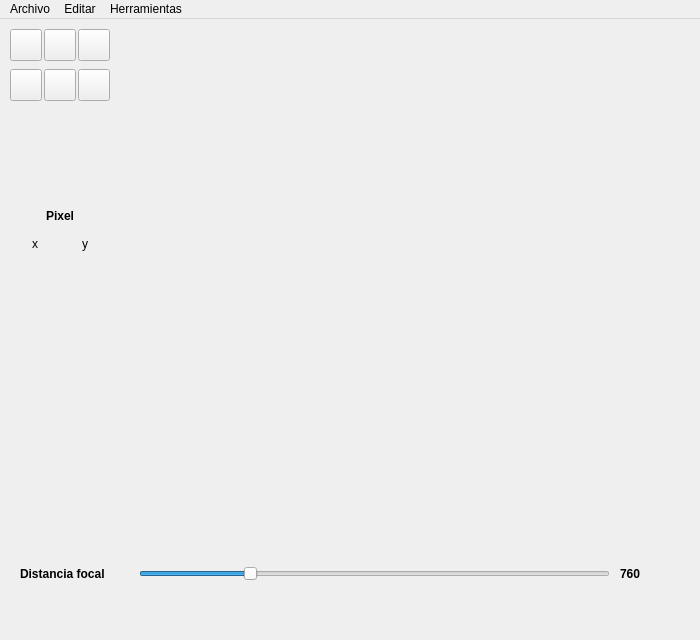
<?xml version="1.0" encoding="UTF-8"?>
<ui version="4.0">
 <class>MainWindow</class>
 <widget class="QMainWindow" name="MainWindow">
  <property name="geometry">
   <rect>
    <x>0</x>
    <y>0</y>
    <width>700</width>
    <height>640</height>
   </rect>
  </property>
  <property name="minimumSize">
   <size>
    <width>700</width>
    <height>640</height>
   </size>
  </property>
  <property name="windowTitle">
   <string>MainWindow</string>
  </property>
  <widget class="QWidget" name="centralWidget">
   <widget class="MyGLWidget" name="myGLWidget" native="true">
    <property name="geometry">
     <rect>
      <x>160</x>
      <y>0</y>
      <width>512</width>
      <height>512</height>
     </rect>
    </property>
    <property name="minimumSize">
     <size>
      <width>512</width>
      <height>512</height>
     </size>
    </property>
    <property name="baseSize">
     <size>
      <width>512</width>
      <height>512</height>
     </size>
    </property>
   </widget>
   <widget class="QWidget" name="leftPanel" native="true">
    <property name="geometry">
     <rect>
      <x>0</x>
      <y>0</y>
      <width>160</width>
      <height>520</height>
     </rect>
    </property>
    <widget class="QLabel" name="yLabel">
     <property name="geometry">
      <rect>
       <x>60</x>
       <y>210</y>
       <width>50</width>
       <height>30</height>
      </rect>
     </property>
     <property name="text">
      <string>y</string>
     </property>
     <property name="alignment">
      <set>Qt::AlignCenter</set>
     </property>
    </widget>
    <widget class="QPushButton" name="cuboideButton">
     <property name="geometry">
      <rect>
       <x>10</x>
       <y>10</y>
       <width>32</width>
       <height>32</height>
      </rect>
     </property>
     <property name="toolTip">
      <string>Cuboide</string>
     </property>
     <property name="toolTipDuration">
      <number>-1</number>
     </property>
     <property name="text">
      <string/>
     </property>
     <property name="icon">
      <iconset resource="resources.qrc">
       <normaloff>:/icons/icons/cube.png</normaloff>:/icons/icons/cube.png</iconset>
     </property>
     <property name="iconSize">
      <size>
       <width>24</width>
       <height>24</height>
      </size>
     </property>
    </widget>
    <widget class="QPushButton" name="extraerTextura">
     <property name="geometry">
      <rect>
       <x>78</x>
       <y>10</y>
       <width>32</width>
       <height>32</height>
      </rect>
     </property>
     <property name="toolTip">
      <string>Recalcular textura</string>
     </property>
     <property name="text">
      <string/>
     </property>
     <property name="icon">
      <iconset resource="resources.qrc">
       <normaloff>:/icons/icons/texture.png</normaloff>:/icons/icons/texture.png</iconset>
     </property>
     <property name="iconSize">
      <size>
       <width>22</width>
       <height>22</height>
      </size>
     </property>
    </widget>
    <widget class="QPushButton" name="cilindroButton">
     <property name="geometry">
      <rect>
       <x>44</x>
       <y>10</y>
       <width>32</width>
       <height>32</height>
      </rect>
     </property>
     <property name="toolTip">
      <string>Cilindro</string>
     </property>
     <property name="text">
      <string/>
     </property>
     <property name="icon">
      <iconset resource="resources.qrc">
       <normaloff>:/icons/icons/cylinder.png</normaloff>:/icons/icons/cylinder.png</iconset>
     </property>
     <property name="iconSize">
      <size>
       <width>20</width>
       <height>20</height>
      </size>
     </property>
    </widget>
    <widget class="QLabel" name="xLabel">
     <property name="geometry">
      <rect>
       <x>10</x>
       <y>210</y>
       <width>50</width>
       <height>30</height>
      </rect>
     </property>
     <property name="text">
      <string>x</string>
     </property>
     <property name="alignment">
      <set>Qt::AlignCenter</set>
     </property>
    </widget>
    <widget class="QPushButton" name="esfera">
     <property name="geometry">
      <rect>
       <x>10</x>
       <y>50</y>
       <width>32</width>
       <height>32</height>
      </rect>
     </property>
     <property name="toolTip">
      <string>Esfera</string>
     </property>
     <property name="text">
      <string/>
     </property>
     <property name="icon">
      <iconset resource="resources.qrc">
       <normaloff>:/icons/icons/sphere.png</normaloff>:/icons/icons/sphere.png</iconset>
     </property>
     <property name="iconSize">
      <size>
       <width>20</width>
       <height>20</height>
      </size>
     </property>
    </widget>
    <widget class="QPushButton" name="generarModelo">
     <property name="geometry">
      <rect>
       <x>78</x>
       <y>50</y>
       <width>32</width>
       <height>32</height>
      </rect>
     </property>
     <property name="toolTip">
      <string>Generar modelo</string>
     </property>
     <property name="text">
      <string/>
     </property>
     <property name="icon">
      <iconset resource="resources.qrc">
       <normaloff>:/icons/icons/3d.png</normaloff>:/icons/icons/3d.png</iconset>
     </property>
     <property name="iconSize">
      <size>
       <width>20</width>
       <height>20</height>
      </size>
     </property>
    </widget>
    <widget class="QPushButton" name="seleccionar">
     <property name="geometry">
      <rect>
       <x>44</x>
       <y>50</y>
       <width>32</width>
       <height>32</height>
      </rect>
     </property>
     <property name="toolTip">
      <string>Seleccionar</string>
     </property>
     <property name="text">
      <string/>
     </property>
     <property name="icon">
      <iconset resource="resources.qrc">
       <normaloff>:/icons/icons/select.png</normaloff>:/icons/icons/select.png</iconset>
     </property>
     <property name="iconSize">
      <size>
       <width>20</width>
       <height>20</height>
      </size>
     </property>
    </widget>
    <widget class="QLabel" name="label">
     <property name="geometry">
      <rect>
       <x>10</x>
       <y>190</y>
       <width>100</width>
       <height>60</height>
      </rect>
     </property>
     <property name="font">
      <font>
       <weight>75</weight>
       <bold>true</bold>
      </font>
     </property>
     <property name="text">
      <string>Pixel</string>
     </property>
     <property name="alignment">
      <set>Qt::AlignHCenter|Qt::AlignTop</set>
     </property>
    </widget>
   </widget>
   <widget class="QWidget" name="bottomPanel" native="true">
    <property name="geometry">
     <rect>
      <x>0</x>
      <y>520</y>
      <width>700</width>
      <height>120</height>
     </rect>
    </property>
    <widget class="QSlider" name="focalSlider">
     <property name="geometry">
      <rect>
       <x>139</x>
       <y>20</y>
       <width>471</width>
       <height>30</height>
      </rect>
     </property>
     <property name="minimum">
      <number>100</number>
     </property>
     <property name="maximum">
      <number>3000</number>
     </property>
     <property name="value">
      <number>760</number>
     </property>
     <property name="orientation">
      <enum>Qt::Horizontal</enum>
     </property>
    </widget>
    <widget class="QLabel" name="focalLabel">
     <property name="geometry">
      <rect>
       <x>620</x>
       <y>20</y>
       <width>50</width>
       <height>30</height>
      </rect>
     </property>
     <property name="font">
      <font>
       <weight>75</weight>
       <bold>true</bold>
      </font>
     </property>
     <property name="text">
      <string>760</string>
     </property>
    </widget>
    <widget class="QLabel" name="label_2">
     <property name="geometry">
      <rect>
       <x>20</x>
       <y>20</y>
       <width>110</width>
       <height>30</height>
      </rect>
     </property>
     <property name="font">
      <font>
       <weight>75</weight>
       <bold>true</bold>
      </font>
     </property>
     <property name="text">
      <string>Distancia focal</string>
     </property>
    </widget>
   </widget>
  </widget>
  <widget class="QMenuBar" name="menuBar">
   <property name="geometry">
    <rect>
     <x>0</x>
     <y>0</y>
     <width>700</width>
     <height>25</height>
    </rect>
   </property>
   <widget class="QMenu" name="menuFile">
    <property name="title">
     <string>Archivo</string>
    </property>
    <addaction name="actionOpen_jpg"/>
    <addaction name="actionImportar_modelo"/>
    <addaction name="actionExportar_imagen"/>
    <addaction name="actionExportar_modelo"/>
   </widget>
   <widget class="QMenu" name="menuEdit">
    <property name="title">
     <string>Editar</string>
    </property>
    <addaction name="actionUndo"/>
    <addaction name="actionRedo"/>
   </widget>
   <widget class="QMenu" name="menuTools">
    <property name="title">
     <string>Herramientas</string>
    </property>
    <addaction name="actionCuboide"/>
    <addaction name="actionCilindro"/>
    <addaction name="actionEsfera"/>
    <addaction name="actionGenerar_modelo"/>
    <addaction name="actionExtraer_textura"/>
    <addaction name="actionSeleccionar"/>
   </widget>
   <addaction name="menuFile"/>
   <addaction name="menuEdit"/>
   <addaction name="menuTools"/>
  </widget>
  <action name="actionOpen_jpg">
   <property name="text">
    <string>Importar imagen</string>
   </property>
  </action>
  <action name="actionUndo">
   <property name="text">
    <string>Deshacer</string>
   </property>
  </action>
  <action name="actionRedo">
   <property name="text">
    <string>Rehacer</string>
   </property>
  </action>
  <action name="actionImportar_modelo">
   <property name="text">
    <string>Importar modelo</string>
   </property>
  </action>
  <action name="actionCuboide">
   <property name="text">
    <string>Cuboide</string>
   </property>
  </action>
  <action name="actionCilindro">
   <property name="text">
    <string>Cilindro</string>
   </property>
  </action>
  <action name="actionEsfera">
   <property name="text">
    <string>Esfera</string>
   </property>
  </action>
  <action name="actionGenerar_modelo">
   <property name="text">
    <string>Generar modelo</string>
   </property>
  </action>
  <action name="actionExtraer_textura">
   <property name="text">
    <string>Extraer textura</string>
   </property>
  </action>
  <action name="actionSeleccionar">
   <property name="text">
    <string>Seleccionar</string>
   </property>
  </action>
  <action name="actionExportar_modelo">
   <property name="text">
    <string>Exportar modelo</string>
   </property>
  </action>
  <action name="actionExportar_imagen">
   <property name="text">
    <string>Exportar imagen</string>
   </property>
  </action>
 </widget>
 <layoutdefault spacing="6" margin="11"/>
 <customwidgets>
  <customwidget>
   <class>MyGLWidget</class>
   <extends>QWidget</extends>
   <header>myglwidget.h</header>
   <container>1</container>
   <slots>
    <slot>setFov(int)</slot>
    <slot>setFocal(int)</slot>
    <slot>cuboideButton()</slot>
    <slot>cilindroButton()</slot>
    <slot>clearCV()</slot>
    <slot>openJpg()</slot>
    <slot>revButton()</slot>
    <slot>esferaButton()</slot>
    <slot>manualButton()</slot>
    <slot>generarButton()</slot>
    <slot>seleccionButton()</slot>
   </slots>
  </customwidget>
 </customwidgets>
 <resources>
  <include location="resources.qrc"/>
 </resources>
 <connections>
  <connection>
   <sender>cuboideButton</sender>
   <signal>clicked()</signal>
   <receiver>myGLWidget</receiver>
   <slot>cuboideButton()</slot>
   <hints>
    <hint type="sourcelabel">
     <x>41</x>
     <y>66</y>
    </hint>
    <hint type="destinationlabel">
     <x>317</x>
     <y>71</y>
    </hint>
   </hints>
  </connection>
  <connection>
   <sender>cilindroButton</sender>
   <signal>clicked()</signal>
   <receiver>myGLWidget</receiver>
   <slot>cilindroButton()</slot>
   <hints>
    <hint type="sourcelabel">
     <x>75</x>
     <y>66</y>
    </hint>
    <hint type="destinationlabel">
     <x>390</x>
     <y>105</y>
    </hint>
   </hints>
  </connection>
  <connection>
   <sender>extraerTextura</sender>
   <signal>clicked()</signal>
   <receiver>myGLWidget</receiver>
   <slot>manualButton()</slot>
   <hints>
    <hint type="sourcelabel">
     <x>107</x>
     <y>66</y>
    </hint>
    <hint type="destinationlabel">
     <x>169</x>
     <y>155</y>
    </hint>
   </hints>
  </connection>
  <connection>
   <sender>esfera</sender>
   <signal>clicked()</signal>
   <receiver>myGLWidget</receiver>
   <slot>esferaButton()</slot>
   <hints>
    <hint type="sourcelabel">
     <x>32</x>
     <y>106</y>
    </hint>
    <hint type="destinationlabel">
     <x>160</x>
     <y>229</y>
    </hint>
   </hints>
  </connection>
  <connection>
   <sender>focalSlider</sender>
   <signal>valueChanged(int)</signal>
   <receiver>myGLWidget</receiver>
   <slot>setFocal(int)</slot>
   <hints>
    <hint type="sourcelabel">
     <x>365</x>
     <y>593</y>
    </hint>
    <hint type="destinationlabel">
     <x>393</x>
     <y>505</y>
    </hint>
   </hints>
  </connection>
  <connection>
   <sender>generarModelo</sender>
   <signal>clicked()</signal>
   <receiver>myGLWidget</receiver>
   <slot>generarButton()</slot>
   <hints>
    <hint type="sourcelabel">
     <x>68</x>
     <y>90</y>
    </hint>
    <hint type="destinationlabel">
     <x>184</x>
     <y>86</y>
    </hint>
   </hints>
  </connection>
  <connection>
   <sender>seleccionar</sender>
   <signal>clicked()</signal>
   <receiver>myGLWidget</receiver>
   <slot>seleccionButton()</slot>
   <hints>
    <hint type="sourcelabel">
     <x>96</x>
     <y>93</y>
    </hint>
    <hint type="destinationlabel">
     <x>177</x>
     <y>45</y>
    </hint>
   </hints>
  </connection>
 </connections>
 <slots>
  <slot>cuboideButton()</slot>
  <slot>cilindroButton()</slot>
  <slot>updateXYLabel()</slot>
 </slots>
</ui>
